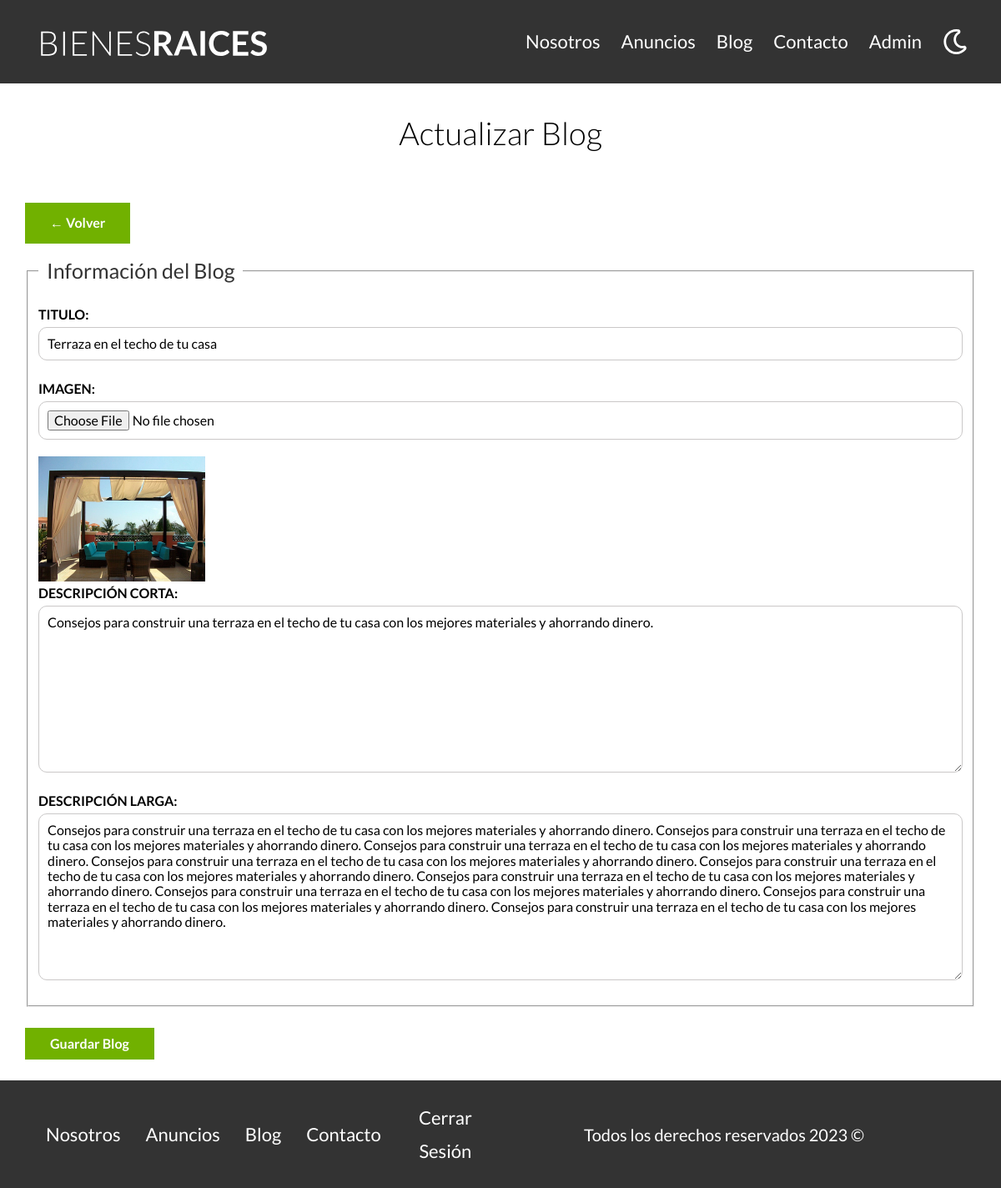
The app's page /blogs/actualizar?id=2 (signed in) with its own data.
### tables this page shows
CREATE TABLE `blogs` (
  `id` int NOT NULL AUTO_INCREMENT,
  `titulo` varchar(45) DEFAULT NULL,
  `imagen` varchar(200) DEFAULT NULL,
  `descripcion` longtext,
  `creado` date DEFAULT NULL,
  `descripcion2` longtext,
  PRIMARY KEY (`id`)
);

### controllers/BlogController.php (called while the page is built, shortened)
<?php
class BlogController {
    public static function actualizar(Router $router) {
        $id = validarORedireccionar('/admin');
        $blog = Blog::find($id);
        $errores = Blog::getErrores();
        $router->render('/blogs/actualizar', [
            'blog' => $blog,
            'errores' => $errores,
        ]);
    }
}

### public/index.php (called while the page is built, shortened)
<?php
$router = new Router();
$router->get('/admin',[PropiedadController::class, 'index']);
$router->get('/propiedades/crear',[PropiedadController::class, 'crear']);
$router->post('/propiedades/crear',[PropiedadController::class, 'crear']);
$router->get('/propiedades/actualizar',[PropiedadController::class, 'actualizar']);
$router->post('/propiedades/actualizar',[PropiedadController::class, 'actualizar']);
$router->post('/propiedades/eliminar',[PropiedadController::class, 'eliminar']);
$router->get('/vendedores/crear',[VendedorController::class, 'crear']);
$router->post('/vendedores/crear',[VendedorController::class, 'crear']);
$router->get('/vendedores/actualizar',[VendedorController::class, 'actualizar']);
$router->post('/vendedores/actualizar',[VendedorController::class, 'actualizar']);
$router->post('/vendedores/eliminar',[VendedorController::class, 'eliminar']);
$router->get('/blogs/crear',[BlogController::class, 'crear']);
$router->post('/blogs/crear',[BlogController::class, 'crear']);
$router->get('/blogs/actualizar',[BlogController::class, 'actualizar']);
$router->post('/blogs/actualizar',[BlogController::class, 'actualizar']);
$router->post('/blogs/eliminar',[BlogController::class, 'eliminar']);
$router->get('/',[PaginasController::class,'index']);
$router->get('/nosotros',[PaginasController::class,'nosotros']);
$router->get('/anuncios',[PaginasController::class,'anuncios']);
$router->get('/anuncio',[PaginasController::class,'anuncio']);
$router->get('/blog',[PaginasController::class,'blog']);
$router->get('/entrada',[PaginasController::class,'entrada']);
$router->get('/contacto',[PaginasController::class,'contacto']);
$router->post('/contacto',[PaginasController::class,'contacto']);
$router->get('/login',[LoginController::class, 'login']);
$router->post('/login',[LoginController::class, 'login']);
$router->get('/logout',[LoginController::class, 'logout']);
$router->comprobarRutas();

### includes/funciones.php (called while the page is built, shortened)
<?php
function s($html) : string{
    $s = htmlspecialchars($html);
    return $s;
}
function validarORedireccionar(string $url) {
    $id = $_GET['id'];
    $id = filter_var($id, FILTER_VALIDATE_INT);
    return $id;
}

### models/ActiveRecord.php (called while the page is built, shortened)
<?php
class ActiveRecord {
    protected static $db;
    protected static $tabla = '';
    public static function setDB($database) {
        self::$db = $database;
    }
    public static function find($id) {
        $query = "SELECT * FROM " . static::$tabla . " WHERE id = $id";
        $resultado = self::consultarSQL($query);
        return array_shift($resultado);
    }
    public static function consultarSQL($query) {
        $resultado = self::$db->query($query);
        $array = [];
        while ($registro = $resultado->fetch_assoc()) {
            $array[] = static::crearObjeto($registro);
        }
        return $array;
    }
    protected static function crearObjeto($registro) {
        $objeto = new static;
        foreach ($registro as $key => $value) {
            if (property_exists($objeto,$key)) {
                $objeto->$key = $value;
            }
        }
        return $objeto;
    }
}

### views/blogs/formulario_blogs.php (the view)
<fieldset>
    <legend>Información del Blog</legend>
    <label for="titulo">Titulo:</label>
    <input type="text" id="titulo" name="blog[titulo]" placeholder="Titulo blog" value="<?php echo s($blog->titulo ); ?>" >
    <label for="imagen">Imagen:</label>
    <input type="file" id="imagen" accept="image/jpeg image/png" name="blog[imagen]">
    <?php if($blog->imagen):?>
        <img src="/imagenes/<?php echo $blog->imagen?>" class="imagen-small" alt="<?php echo "Imagen ".$blog->titulo?>">
    <?php endif;?>
    <label for="descripcion">Descripción Corta:</label>
    <textarea name="blog[descripcion]" id="descripcion" cols="30" rows="10"><?php echo s($blog->descripcion);?></textarea>
    <label for="descripcion2">Descripción Larga:</label>
    <textarea name="blog[descripcion2]" id="descripcion2" cols="30" rows="10"><?php echo s($blog->descripcion2);?></textarea>
</fieldset>

### public/build/css/app.css (style rules this page uses)
html { -webkit-text-size-adjust:100%;line-height:1.15 }
body { margin:0 }
img { border-style:none }
button,input,optgroup,select,textarea { font-family:inherit;font-size:100%;line-height:1.15;margin:0 }
button,input { overflow:visible }
fieldset { padding:.35em .75em .625em }
legend { box-sizing:border-box;color:inherit;display:table;max-width:100%;padding:0;white-space:normal }
textarea { overflow:auto }
html { box-sizing:border-box;font-size:62.5% }
*,:after,:before { box-sizing:inherit }
body { font-family:Lato,sans-serif;font-size:1.6rem;line-height:1.8 }
img,picture { display:block;width:100% }
.formulario legend { color:#333;font-size:2.5rem;padding:1rem }
.formulario label { display:block;font-weight:700;text-transform:uppercase }
.formulario input:not([type=submit]),.formulario select,.formulario textarea { background-color:#fff;border:1px solid #cac8c8;border-radius:1rem;display:block;margin-bottom:2rem;padding:1rem;width:100% }
.formulario textarea { height:20rem }
.imagen-small { width:20rem }

### records on screen
blogs: titulo "Terraza en el techo de tu casa", imagen (picture), descripcion "Consejos para construir una terraza en el techo de tu casa con los mejores materiales y ahorrando dinero.", descripcion2 "Consejos para construir una terraza en el techo de tu casa con los mejores materiales y ahorrando dinero. Consejos para construir una terraza en el techo de tu casa con los mejores materiales y ahorrando dinero. Consejos para construir una terraza en el techo de tu casa con los mejores materiales y ahorrando dinero. Consejos para construir una terraza en el techo de tu casa con los mejores materiales y ahorrando dinero. Consejos para construir una terraza en el techo de tu casa con los mejores materiales y ahorrando dinero. Consejos para construir una terraza en el techo de tu casa con los mejores materiales y ahorrando dinero. Consejos para construir una terraza en el techo de tu casa con…"
